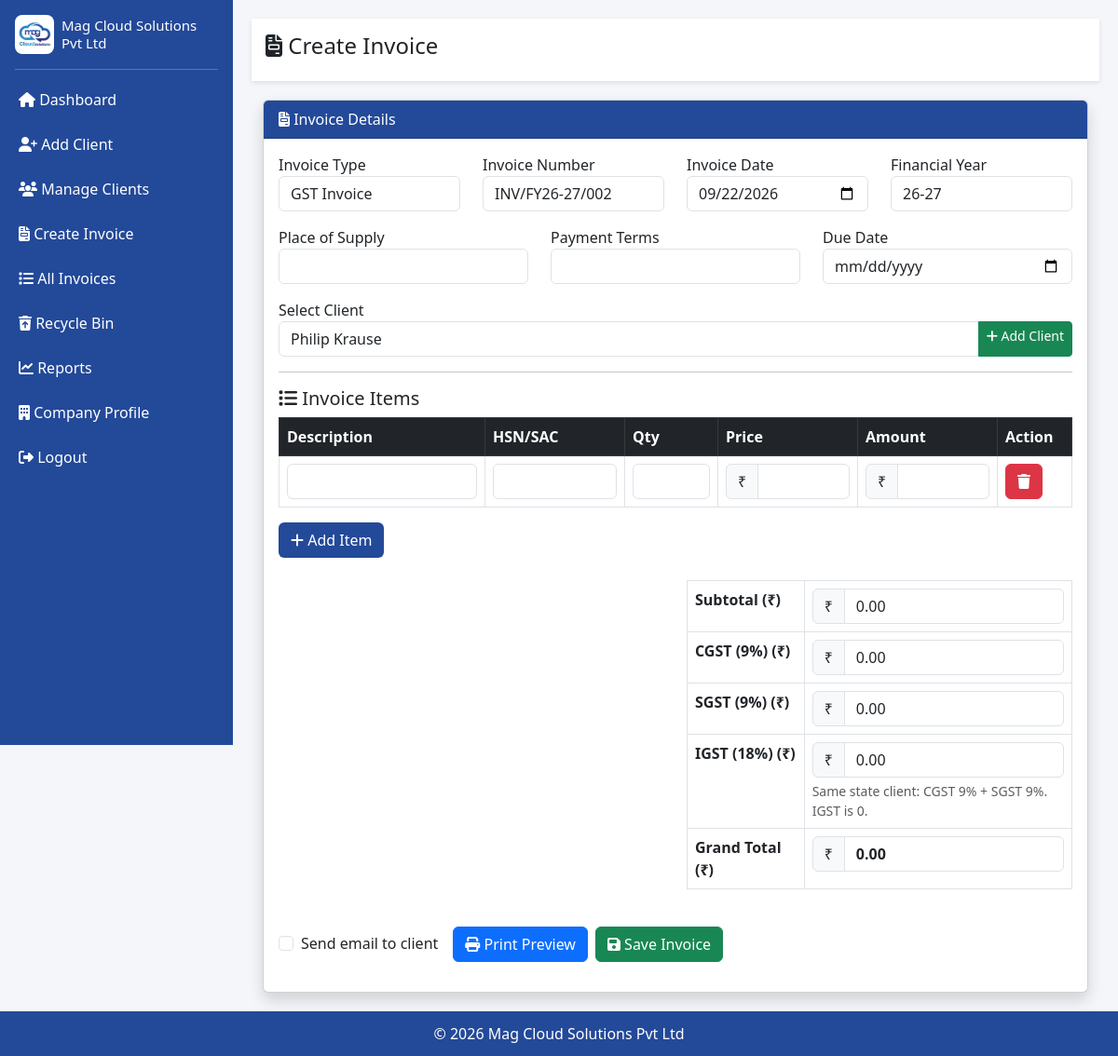
Page /modules/invoices/create-invoice.php (signed in) on the committed database.
### tables this page shows
CREATE TABLE `company_settings` (
  `id` int(11) NOT NULL,
  `company_name` varchar(200) DEFAULT NULL,
  `address` text DEFAULT NULL,
  `state` varchar(100) DEFAULT NULL,
  `gstin` varchar(50) DEFAULT NULL,
  `pan` varchar(50) DEFAULT NULL,
  `phone` varchar(20) DEFAULT NULL,
  `email` varchar(100) DEFAULT NULL,
  `website` varchar(200) NOT NULL,
  `bank_name` varchar(200) DEFAULT NULL,
  `account_number` varchar(100) DEFAULT NULL,
  `ifsc` varchar(50) DEFAULT NULL,
  `swift_code` varchar(50) DEFAULT NULL,
  `logo` varchar(200) DEFAULT NULL,
  `signature` varchar(200) DEFAULT NULL,
  `created_at` timestamp NOT NULL DEFAULT current_timestamp()
);

### config/config.php (called while the page is built, shortened)
<?php
$base_url = "https://localhost/invoice/";
?>

### includes/functions.php (called while the page is built, shortened)
<?php
function getFinancialYear(){
$year = date('Y');
$month = date('m');
if($month >= 4){
$start = $year;
$end = $year + 1;
}else{
$start = $year - 1;
$end = $year;
}
$fy = substr($start,2)."-".substr($end,2);
return $fy;
}
function generateInvoiceNumber($type,$conn){
$fy = getFinancialYear();
if($type == "gst"){
$prefix = "INV";
}else{
$prefix = "EXP";
}
$pattern_prefix = $prefix."/FY".$fy."/";
$maxSeq = 0;
$safeLike = mysqli_real_escape_string($conn, $pattern_prefix) . '%';
$q = mysqli_query(
    $conn,
    "SELECT MAX(CAST(SUBSTRING_INDEX(invoice_number,'/',-1) AS UNSIGNED)) AS max_seq
     FROM invoices
     WHERE invoice_number LIKE '$safeLike'"
);
if($q){
    $row = mysqli_fetch_assoc($q);
    if($row && $row['max_seq'] !== null){
        $maxSeq = intval($row['max_seq']);
    }
}
$seqNum = $maxSeq + 1;
while(true){
    $seq = str_pad($seqNum, 3, "0", STR_PAD_LEFT);
    $invoiceNo = $pattern_prefix.$seq;
    $safeInvoiceNo = mysqli_real_escape_string($conn, $invoiceNo);
    $existsQ = mysqli_query($conn, "SELECT 1 FROM invoices WHERE invoice_number='$safeInvoiceNo' LIMIT 1");
    if(!$existsQ || mysqli_num_rows($existsQ) === 0){
        return $invoiceNo;
    }
    $seqNum++;
}
}
?>

### modules/invoices/create-invoice.php (the view, shortened to what this page needs)
<?php
require_once __DIR__ . "/../../config/database.php";
require_once __DIR__ . "/../../includes/functions.php";
include "../../includes/header.php";
include "../../includes/sidebar.php";
$type = $_GET['type'] ?? 'gst';
$invoice_number = generateInvoiceNumber($type,$conn);
$clients = mysqli_query($conn,"SELECT * FROM clients");
$financial_year = getFinancialYear();
$default_currency = ($type === 'export') ? 'USD' : 'INR';
$default_symbol = getCurrencySymbol($default_currency);
?>
<div class="content">
<div class="topbar">
<h4><i class="fa fa-file-invoice"></i> Create Invoice</h4>
</div>
<div class="container-fluid">
<div class="card shadow">
<div class="card-header text-white" style="background:#234999">
<i class="fa fa-file-invoice"></i> Invoice Details
</div>
<div class="card-body">
<form method="POST" action="save-invoice.php">
<div class="row">
<div class="col-md-3 mb-3">
<label>Invoice Type</label>
<select name="invoice_type" id="invoice_type" class="form-control">
<option value="gst" <?php echo ($type === 'gst') ? 'selected' : ''; ?>>GST Invoice</option>
</select>
</div>
<div class="col-md-3 mb-3">
<label>Invoice Number</label>
<input type="text" readonly name="invoice_number"
value="<?php echo $invoice_number; ?>"
class="form-control">
</div>
<div class="col-md-3 mb-3">
<label>Invoice Date</label>
<input type="date" name="invoice_date"
value="<?php echo date('Y-m-d'); ?>"
class="form-control" required>
</div>
<div class="col-md-3 mb-3">
<label>Financial Year</label>
<input type="text"
name="financial_year"
value="<?php echo $financial_year; ?>"
class="form-control">
</div>
</div>
<div class="row gst_fields">
<div class="col-md-4 mb-3">
<label>Place of Supply</label>
<input type="text" name="place_of_supply" class="form-control">
</div>
<div class="col-md-4 mb-3">
<label>Payment Terms</label>
<input type="text" name="payment_terms" class="form-control">
</div>
<div class="col-md-4 mb-3">
<label>Due Date</label>
<input type="date" name="due_date" class="form-control">
</div>
</div>
<div class="col-md-12 mb-12">
<label>Select Client</label>
<div class="input-group">
  <select name="client_id" id="client_id" class="form-control">
  <?php while($c=mysqli_fetch_assoc($clients)){ ?>
  <option value="<?php echo $c['id']; ?>"
    data-state="<?php echo htmlspecialchars($c['state'] ?? '', ENT_QUOTES); ?>"
    data-gstin="<?php echo htmlspecialchars($c['gstin'] ?? '', ENT_QUOTES); ?>">
  <?php echo htmlspecialchars($c['client_name']); ?>
  </option>
  <?php } ?>
  </select>
  <a href="../clients/add-client.php" class="btn btn-success btn-sm" title="Add Client">
    <i class="fa fa-plus"></i> Add Client
  </a>
</div>
</div>
<hr>
<h5><i class="fa fa-list"></i> Invoice Items</h5>
<div class="table-responsive">
<table class="table table-bordered" id="invoiceTable">
<thead class="table-dark">
<tr>
<th>Description</th>
<th width="150" class="hsn_col">HSN/SAC</th>
<th width="100">Qty</th>
<th width="150">Price </th>
<th width="150">Amount </th>
<th width="80">Action</th>
</tr>
</thead>
<tbody>
<tr>
<td>
<input type="text" name="description[]" class="form-control">
</td>
<td class="hsn_col">
<input type="text" name="hsn[]" class="form-control">
</td>
<td>
<input type="number" name="qty[]" class="form-control qty">
</td>
<td>
<div class="input-group">
<span class="input-group-text cur_prefix"><?php echo $default_symbol; ?></span>
<input type="number" name="price[]" class="form-control price">
</div>
</td>
<td>
<div class="input-group">
<span class="input-group-text cur_prefix"><?php echo $default_symbol; ?></span>
<input type="text" name="amount[]" class="form-control amount" readonly>
</div>
</td>
<td>
<button type="button" class="btn btn-danger remove">
<i class="fa fa-trash"></i>
</button>
</td>
</tr>
</tbody>
</table>
</div>
<button type="button"
class="btn text-white"
style="background:#234999"
id="addRow">
<i class="fa fa-plus"></i> Add Item
</button>
<br><br>
<div class="row">
<div class="col-md-6"></div>
<div class="col-md-6">
<table class="table table-bordered">
<tr>
<th>Subtotal (<span class="cur_sym"><?php echo $default_symbol; ?></span>)</th>
<td>
<div class="input-group">
<span class="input-group-text cur_prefix"><?php echo $default_symbol; ?></span>
<input type="text" name="subtotal"
id="subtotal"
class="form-control"
readonly>
</div>
</td>
</tr>
<tr class="gst_row">
<th>CGST (9%) (<span class="cur_sym"><?php echo $default_symbol; ?></span>)</th>
<td>
<div class="input-group">
<span class="input-group-text cur_prefix"><?php echo $default_symbol; ?></span>
<input type="text"
name="cgst"
id="cgst"
class="form-control"
readonly>
</div>
</td>
</tr>
<tr class="gst_row">
<th>SGST (9%) (<span class="cur_sym"><?php echo $default_symbol; ?></span>)</th>
<td>
<div class="input-group">
<span class="input-group-text cur_prefix"><?php echo $default_symbol; ?></span>
<input type="text"
name="sgst"
id="sgst"
class="form-control"
readonly>
</div>
</td>
</tr>
<tr class="gst_row">
<th>IGST (18%) (<span class="cur_sym"><?php echo $default_symbol; ?></span>)</th>
<td>
<div class="input-group">
<span class="input-group-text cur_prefix"><?php echo $default_symbol; ?></span>
<input type="text"
name="igst"
id="igst"
class="form-control"
readonly>
</div>
<small class="text-muted d-block mt-1" id="gst_tax_hint"></small>
</td>
</tr>
<tr>
<th>Grand Total (<span class="cur_sym"><?php echo $default_symbol; ?></span>)</th>
<td>
<div class="input-group">
<span class="input-group-text cur_prefix"><?php echo $default_symbol; ?></span>
<input type="text"
name="grand_total"
id="grand_total"
class="form-control fw-bold"
readonly>
</div>
</td>
</tr>
</table>
</div>
</div>
<br>
<div class="d-flex flex-wrap gap-2 align-items-center mb-3">
  <div class="form-check me-2">
    <input class="form-check-input" type="checkbox" value="1" id="send_email" name="send_email">
    <label class="form-check-label" for="send_email">
      Send email to client
    </label>
  </div>
  <button type="button" class="btn btn-primary" id="previewBtn">
    <i class="fa fa-print"></i> Print Preview
  </button>
  <button type="submit" class="btn btn-success">
    <i class="fa fa-save"></i> Save Invoice
  </button>
</div>
</form>
</div>
</div>
</div>
</div>
<?php include "../../includes/footer.php"; ?>

### includes/sidebar.php (shortened to what this page needs)
<?php include __DIR__."/../config/config.php"; ?>
<div class="app-sidebar" id="appSidebar" aria-label="Sidebar navigation">
<div class="sidebar-brand px-3 pt-3 pb-2">
  <div class="d-flex align-items-center gap-2">
    <?php if(!empty($company['logo']) && file_exists(__DIR__.'/../uploads/logo/'.basename($company['logo']))){ ?>
    <img src="<?php echo $base_url; ?>uploads/logo/<?php echo rawurlencode(basename($company['logo'])); ?>"
         alt="Company Logo"
         class="sidebar-logo">
    <?php }else{ ?>
    <div class="sidebar-logo-placeholder">
      <i class="fa fa-building"></i>
    </div>
    <?php } ?>
    <h5 class="m-0 sidebar-company-name"><?php echo htmlspecialchars($company['company_name']); ?></h5>
  </div>
</div>
<hr class="sidebar-divider mx-3 my-2">
<a href="<?php echo $base_url; ?>index.php">
<i class="fa fa-home"></i> Dashboard
</a>
<a href="<?php echo $base_url; ?>modules/clients/add-client.php">
<i class="fa fa-user-plus"></i> Add Client
</a>
<a href="<?php echo $base_url; ?>modules/clients/client-list.php">
<i class="fa fa-users"></i> Manage Clients
</a>
<a href="<?php echo $base_url; ?>modules/invoices/create-invoice.php">
<i class="fa fa-file-invoice"></i> Create Invoice
</a>
<a href="<?php echo $base_url; ?>modules/invoices/invoice-list.php">
<i class="fa fa-list"></i> All Invoices
</a>
<a href="<?php echo $base_url; ?>modules/invoices/recycle-bin.php">
<i class="fa fa-trash-restore"></i> Recycle Bin
</a>
<a href="<?php echo $base_url; ?>modules/reports/reports.php">
<i class="fa fa-chart-line"></i> Reports
</a>
<a href="<?php echo $base_url; ?>modules/settings/company-profile.php">
<i class="fa fa-building"></i> Company Profile
</a>
<a href="<?php echo $base_url; ?>logout.php">
<i class="fa fa-sign-out-alt"></i> Logout
</a>
</div>

### includes/footer.php (shortened to what this page needs)
<footer class="footer">
<p class="m-0">
© <?php echo date("Y"); ?> <?php echo $company['company_name']; ?>
</p>
</footer>
</body>
</html>

### includes/header.php (style rules this page uses)
html,body { height:100%; }
body { display:flex; flex-direction:column; min-height:100vh; background:#f4f6f9; }
.content { flex:1; margin-left:250px; padding:20px; transition:0.3s; }
.footer { background:#234999; color:white; text-align:center; padding:12px; }
.app-sidebar { width:250px; height:100vh; background:#234999; position:fixed; color:white; left:0; top:0; transition: transform .25s ease; z-index: 1040; overflow-y:auto; }
.app-sidebar a { display:block; color:white; padding:12px 20px; text-decoration:none; }
.content { margin-left:250px; padding:20px; }
.topbar { background:white; padding:15px; box-shadow:0 2px 5px rgba(0,0,0,0.1); margin-bottom:20px; }
@media (min-width: 992px) { .app-sidebar { transform:none !important; } }

### includes/sidebar.php (style rules this page uses)
.sidebar-brand { position:relative; }
.sidebar-logo { width:42px; height:42px; object-fit:contain; border-radius:8px; background:#fff; padding:3px; flex-shrink:0; }
.sidebar-company-name { font-size:15px; line-height:1.3; word-break:break-word; }
.sidebar-divider { border-color:rgba(255,255,255,0.25); opacity:1; }

### includes/footer.php (style rules this page uses)
.footer { background:#234999; color:white; text-align:center; padding:12px; position:relative; bottom:0; width:100%; }

### rows in the picture
company_settings: logo (picture), company_name "Mag Cloud Solutions Pvt Ltd"

### other values in the picture
form field client_id "Philip Krause"
